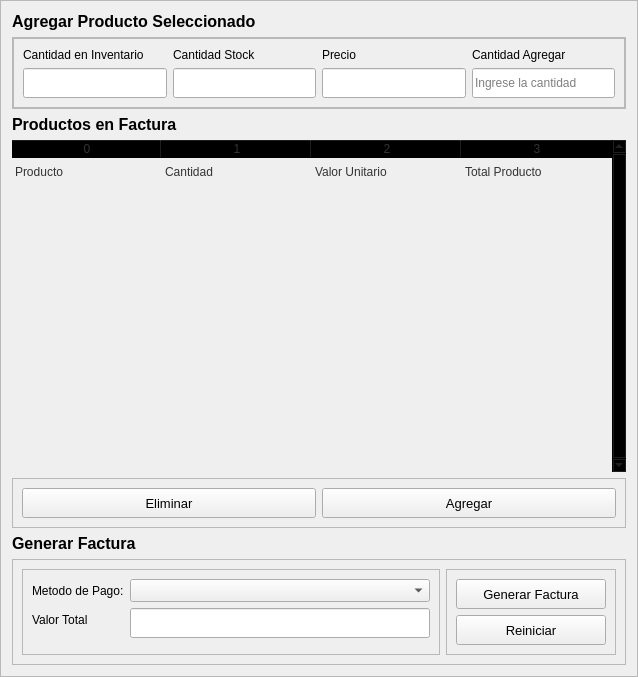
          <widget class="QFrame" name="frame_13">
           <property name="frameShape">
            <enum>QFrame::StyledPanel</enum>
           </property>
           <property name="frameShadow">
            <enum>QFrame::Raised</enum>
           </property>
           <layout class="QVBoxLayout" name="verticalLayout_19">
            <item>
             <widget class="QLabel" name="label_11">
              <property name="font">
               <font>
                <pointsize>10</pointsize>
                <italic>false</italic>
                <bold>false</bold>
               </font>
              </property>
              <property name="text">
               <string>&lt;html&gt;&lt;head/&gt;&lt;body&gt;&lt;p&gt;&lt;span style=&quot; font-size:12pt; font-weight:700;&quot;&gt;Agregar Producto Seleccionado&lt;/span&gt;&lt;/p&gt;&lt;/body&gt;&lt;/html&gt;</string>
              </property>
             </widget>
            </item>
            <item>
             <widget class="QFrame" name="frame_4">
              <property name="frameShape">
               <enum>QFrame::StyledPanel</enum>
              </property>
              <property name="frameShadow">
               <enum>QFrame::Raised</enum>
              </property>
              <layout class="QHBoxLayout" name="horizontalLayout_6">
               <property name="spacing">
                <number>0</number>
               </property>
               <property name="leftMargin">
                <number>0</number>
               </property>
               <property name="topMargin">
                <number>0</number>
               </property>
               <property name="rightMargin">
                <number>0</number>
               </property>
               <property name="bottomMargin">
                <number>0</number>
               </property>
               <item>
                <widget class="QFrame" name="frame_3">
                 <property name="frameShape">
                  <enum>QFrame::StyledPanel</enum>
                 </property>
                 <property name="frameShadow">
                  <enum>QFrame::Raised</enum>
                 </property>
                 <layout class="QGridLayout" name="gridLayout_2">
                  <item row="0" column="0">
                   <widget class="QLabel" name="labelVersion_37">
                    <property name="lineWidth">
                     <number>1</number>
                    </property>
                    <property name="text">
                     <string>Cantidad en Inventario</string>
                    </property>
                    <property name="alignment">
                     <set>Qt::AlignLeading|Qt::AlignLeft|Qt::AlignVCenter</set>
                    </property>
                   </widget>
                  </item>
                  <item row="0" column="1">
                   <widget class="QLabel" name="labelVersion_30">
                    <property name="lineWidth">
                     <number>1</number>
                    </property>
                    <property name="text">
                     <string>Cantidad Stock</string>
                    </property>
                    <property name="alignment">
                     <set>Qt::AlignLeading|Qt::AlignLeft|Qt::AlignVCenter</set>
                    </property>
                   </widget>
                  </item>
                  <item row="0" column="2">
                   <widget class="QLabel" name="labelVersion_36">
                    <property name="lineWidth">
                     <number>1</number>
                    </property>
                    <property name="text">
                     <string>Precio</string>
                    </property>
                    <property name="alignment">
                     <set>Qt::AlignLeading|Qt::AlignLeft|Qt::AlignVCenter</set>
                    </property>
                   </widget>
                  </item>
                  <item row="0" column="3">
                   <widget class="QLabel" name="labelVersion_38">
                    <property name="lineWidth">
                     <number>1</number>
                    </property>
                    <property name="text">
                     <string>Cantidad Agregar</string>
                    </property>
                    <property name="alignment">
                     <set>Qt::AlignLeading|Qt::AlignLeft|Qt::AlignVCenter</set>
                    </property>
                   </widget>
                  </item>
                  <item row="1" column="0">
                   <widget class="QLineEdit" name="canProSelText">
                    <property name="minimumSize">
                     <size>
                      <width>0</width>
                      <height>30</height>
                     </size>
                    </property>
                    <property name="text">
                     <string/>
                    </property>
                   </widget>
                  </item>
                  <item row="1" column="1">
                   <widget class="QLineEdit" name="textCantDis">
                    <property name="minimumSize">
                     <size>
                      <width>0</width>
                      <height>30</height>
                     </size>
                    </property>
                    <property name="text">
                     <string/>
                    </property>
                   </widget>
                  </item>
                  <item row="1" column="2">
                   <widget class="QLineEdit" name="textPrecioPro">
                    <property name="minimumSize">
                     <size>
                      <width>0</width>
                      <height>30</height>
                     </size>
                    </property>
                    <property name="text">
                     <string/>
                    </property>
                   </widget>
                  </item>
                  <item row="1" column="3">
                   <widget class="QLineEdit" name="textCantAdd">
                    <property name="minimumSize">
                     <size>
                      <width>0</width>
                      <height>30</height>
                     </size>
                    </property>
                    <property name="text">
                     <string/>
                    </property>
                    <property name="placeholderText">
                     <string>Ingrese la cantidad</string>
                    </property>
                   </widget>
                  </item>
                 </layout>
                </widget>
               </item>
              </layout>
             </widget>
            </item>
            <item>
             <widget class="QLabel" name="label_12">
              <property name="font">
               <font>
                <pointsize>10</pointsize>
                <italic>false</italic>
                <bold>false</bold>
               </font>
              </property>
              <property name="text">
               <string>&lt;html&gt;&lt;head/&gt;&lt;body&gt;&lt;p&gt;&lt;span style=&quot; font-size:12pt; font-weight:700;&quot;&gt;Productos en Factura&lt;/span&gt;&lt;/p&gt;&lt;/body&gt;&lt;/html&gt;</string>
              </property>
             </widget>
            </item>
            <item>
             <widget class="QTableWidget" name="tableFactura">
              <property name="sizePolicy">
               <sizepolicy hsizetype="Expanding" vsizetype="Expanding">
                <horstretch>0</horstretch>
                <verstretch>0</verstretch>
               </sizepolicy>
              </property>
              <property name="palette">
               <palette>
                <active>
                 <colorrole role="WindowText">
                  <brush brushstyle="SolidPattern">
                   <color alpha="255">
                    <red>51</red>
                    <green>51</green>
                    <blue>51</blue>
                   </color>
                  </brush>
                 </colorrole>
                 <colorrole role="Button">
                  <brush brushstyle="SolidPattern">
                   <color alpha="0">
                    <red>0</red>
                    <green>0</green>
                    <blue>0</blue>
                   </color>
                  </brush>
                 </colorrole>
                 <colorrole role="Text">
                  <brush brushstyle="SolidPattern">
                   <color alpha="255">
                    <red>51</red>
                    <green>51</green>
                    <blue>51</blue>
                   </color>
                  </brush>
                 </colorrole>
                 <colorrole role="ButtonText">
                  <brush brushstyle="SolidPattern">
                   <color alpha="255">
                    <red>51</red>
                    <green>51</green>
                    <blue>51</blue>
                   </color>
                  </brush>
                 </colorrole>
                 <colorrole role="Base">
                  <brush brushstyle="NoBrush">
                   <color alpha="255">
                    <red>0</red>
                    <green>0</green>
                    <blue>0</blue>
                   </color>
                  </brush>
                 </colorrole>
                 <colorrole role="Window">
                  <brush brushstyle="SolidPattern">
                   <color alpha="0">
                    <red>0</red>
                    <green>0</green>
                    <blue>0</blue>
                   </color>
                  </brush>
                 </colorrole>
                 <colorrole role="PlaceholderText">
                  <brush brushstyle="SolidPattern">
                   <color alpha="255">
                    <red>51</red>
                    <green>51</green>
                    <blue>51</blue>
                   </color>
                  </brush>
                 </colorrole>
                </active>
                <inactive>
                 <colorrole role="WindowText">
                  <brush brushstyle="SolidPattern">
                   <color alpha="255">
                    <red>51</red>
                    <green>51</green>
                    <blue>51</blue>
                   </color>
                  </brush>
                 </colorrole>
                 <colorrole role="Button">
                  <brush brushstyle="SolidPattern">
                   <color alpha="0">
                    <red>0</red>
                    <green>0</green>
                    <blue>0</blue>
                   </color>
                  </brush>
                 </colorrole>
                 <colorrole role="Text">
                  <brush brushstyle="SolidPattern">
                   <color alpha="255">
                    <red>51</red>
                    <green>51</green>
                    <blue>51</blue>
                   </color>
                  </brush>
                 </colorrole>
                 <colorrole role="ButtonText">
                  <brush brushstyle="SolidPattern">
                   <color alpha="255">
                    <red>51</red>
                    <green>51</green>
                    <blue>51</blue>
                   </color>
                  </brush>
                 </colorrole>
                 <colorrole role="Base">
                  <brush brushstyle="NoBrush">
                   <color alpha="255">
                    <red>0</red>
                    <green>0</green>
                    <blue>0</blue>
                   </color>
                  </brush>
                 </colorrole>
                 <colorrole role="Window">
                  <brush brushstyle="SolidPattern">
                   <color alpha="0">
                    <red>0</red>
                    <green>0</green>
                    <blue>0</blue>
                   </color>
                  </brush>
                 </colorrole>
                 <colorrole role="PlaceholderText">
                  <brush brushstyle="SolidPattern">
                   <color alpha="255">
                    <red>51</red>
                    <green>51</green>
                    <blue>51</blue>
                   </color>
                  </brush>
                 </colorrole>
                </inactive>
                <disabled>
                 <colorrole role="WindowText">
                  <brush brushstyle="SolidPattern">
                   <color alpha="255">
                    <red>51</red>
                    <green>51</green>
                    <blue>51</blue>
                   </color>
                  </brush>
                 </colorrole>
                 <colorrole role="Button">
                  <brush brushstyle="SolidPattern">
                   <color alpha="0">
                    <red>0</red>
                    <green>0</green>
                    <blue>0</blue>
                   </color>
                  </brush>
                 </colorrole>
                 <colorrole role="Text">
                  <brush brushstyle="SolidPattern">
                   <color alpha="255">
                    <red>51</red>
                    <green>51</green>
                    <blue>51</blue>
                   </color>
                  </brush>
                 </colorrole>
                 <colorrole role="ButtonText">
                  <brush brushstyle="SolidPattern">
                   <color alpha="255">
                    <red>51</red>
                    <green>51</green>
                    <blue>51</blue>
                   </color>
                  </brush>
                 </colorrole>
                 <colorrole role="Base">
                  <brush brushstyle="NoBrush">
                   <color alpha="255">
                    <red>0</red>
                    <green>0</green>
                    <blue>0</blue>
                   </color>
                  </brush>
                 </colorrole>
                 <colorrole role="Window">
                  <brush brushstyle="SolidPattern">
                   <color alpha="0">
                    <red>0</red>
                    <green>0</green>
                    <blue>0</blue>
                   </color>
                  </brush>
                 </colorrole>
                 <colorrole role="PlaceholderText">
                  <brush brushstyle="SolidPattern">
                   <color alpha="255">
                    <red>51</red>
                    <green>51</green>
                    <blue>51</blue>
                   </color>
                  </brush>
                 </colorrole>
                </disabled>
               </palette>
              </property>
              <property name="frameShape">
               <enum>QFrame::NoFrame</enum>
              </property>
              <property name="verticalScrollBarPolicy">
               <enum>Qt::ScrollBarAlwaysOn</enum>
              </property>
              <property name="sizeAdjustPolicy">
               <enum>QAbstractScrollArea::AdjustToContents</enum>
              </property>
              <property name="editTriggers">
               <set>QAbstractItemView::NoEditTriggers</set>
              </property>
              <property name="selectionMode">
               <enum>QAbstractItemView::SingleSelection</enum>
              </property>
              <property name="selectionBehavior">
               <enum>QAbstractItemView::SelectRows</enum>
              </property>
              <property name="showGrid">
               <bool>true</bool>
              </property>
              <property name="gridStyle">
               <enum>Qt::SolidLine</enum>
              </property>
              <property name="sortingEnabled">
               <bool>false</bool>
              </property>
              <attribute name="horizontalHeaderVisible">
               <bool>true</bool>
              </attribute>
              <attribute name="horizontalHeaderCascadingSectionResizes">
               <bool>true</bool>
              </attribute>
              <attribute name="horizontalHeaderDefaultSectionSize">
               <number>150</number>
              </attribute>
              <attribute name="horizontalHeaderStretchLastSection">
               <bool>true</bool>
              </attribute>
              <attribute name="verticalHeaderVisible">
               <bool>false</bool>
              </attribute>
              <attribute name="verticalHeaderCascadingSectionResizes">
               <bool>false</bool>
              </attribute>
              <attribute name="verticalHeaderHighlightSections">
               <bool>false</bool>
              </attribute>
              <attribute name="verticalHeaderStretchLastSection">
               <bool>false</bool>
              </attribute>
              <row>
               <property name="text">
                <string>New Row</string>
               </property>
               <property name="font">
                <font/>
               </property>
              </row>
              <row>
               <property name="text">
                <string>New Row</string>
               </property>
              </row>
              <row>
               <property name="text">
                <string>New Row</string>
               </property>
              </row>
              <row>
               <property name="text">
                <string>New Row</string>
               </property>
              </row>
              <row>
               <property name="text">
                <string>New Row</string>
               </property>
              </row>
              <row>
               <property name="text">
                <string>New Row</string>
               </property>
              </row>
              <row>
               <property name="text">
                <string>New Row</string>
               </property>
              </row>
              <row>
               <property name="text">
                <string>New Row</string>
               </property>
              </row>
              <row>
               <property name="text">
                <string>New Row</string>
               </property>
              </row>
              <row>
               <property name="text">
                <string>New Row</string>
               </property>
              </row>
              <column>
               <property name="text">
                <string>0</string>
               </property>
              </column>
              <column>
               <property name="text">
                <string>1</string>
               </property>
              </column>
              <column>
               <property name="text">
                <string>2</string>
               </property>
              </column>
              <column>
               <property name="text">
                <string>3</string>
               </property>
              </column>
              <item row="0" column="0">
               <property name="text">
                <string>Producto</string>
               </property>
              </item>
              <item row="0" column="1">
               <property name="text">
                <string>Cantidad</string>
               </property>
              </item>
              <item row="0" column="2">
               <property name="text">
                <string>Valor Unitario</string>
               </property>
              </item>
              <item row="0" column="3">
               <property name="text">
                <string>Total Producto</string>
               </property>
              </item>
             </widget>
            </item>
            <item>
             <widget class="QFrame" name="frame_11">
              <property name="frameShape">
               <enum>QFrame::StyledPanel</enum>
              </property>
              <property name="frameShadow">
               <enum>QFrame::Raised</enum>
              </property>
              <layout class="QHBoxLayout" name="horizontalLayout_4">
               <item>
                <widget class="QPushButton" name="venButtonDel">
                 <property name="minimumSize">
                  <size>
                   <width>150</width>
                   <height>30</height>
                  </size>
                 </property>
                 <property name="font">
                  <font>
                   <pointsize>10</pointsize>
                   <italic>false</italic>
                   <bold>false</bold>
                  </font>
                 </property>
                 <property name="cursor">
                  <cursorShape>PointingHandCursor</cursorShape>
                 </property>
                 <property name="text">
                  <string>Eliminar</string>
                 </property>
                 <property name="icon">
                  <iconset resource="../../resources.qrc">
                   <normaloff>:/icons/images/icons/cil-x-circle.png</normaloff>:/icons/images/icons/cil-x-circle.png</iconset>
                 </property>
                </widget>
               </item>
               <item>
                <widget class="QPushButton" name="venButtonAdd">
                 <property name="minimumSize">
                  <size>
                   <width>150</width>
                   <height>30</height>
                  </size>
                 </property>
                 <property name="font">
                  <font>
                   <pointsize>10</pointsize>
                   <italic>false</italic>
                   <bold>false</bold>
                  </font>
                 </property>
                 <property name="cursor">
                  <cursorShape>PointingHandCursor</cursorShape>
                 </property>
                 <property name="text">
                  <string>Agregar</string>
                 </property>
                 <property name="icon">
                  <iconset resource="../../resources.qrc">
                   <normaloff>:/icons/images/icons/cil-arrow-circle-bottom.png</normaloff>:/icons/images/icons/cil-arrow-circle-bottom.png</iconset>
                 </property>
                </widget>
               </item>
              </layout>
             </widget>
            </item>
            <item>
             <widget class="QLabel" name="label_15">
              <property name="font">
               <font>
                <pointsize>10</pointsize>
                <italic>false</italic>
                <bold>false</bold>
               </font>
              </property>
              <property name="text">
               <string>&lt;html&gt;&lt;head/&gt;&lt;body&gt;&lt;p&gt;&lt;span style=&quot; font-size:12pt; font-weight:700;&quot;&gt;Generar Factura&lt;/span&gt;&lt;/p&gt;&lt;/body&gt;&lt;/html&gt;</string>
              </property>
             </widget>
            </item>
            <item>
             <widget class="QFrame" name="frame_12">
              <property name="frameShape">
               <enum>QFrame::StyledPanel</enum>
              </property>
              <property name="frameShadow">
               <enum>QFrame::Raised</enum>
              </property>
              <layout class="QHBoxLayout" name="horizontalLayout_3">
               <item>
                <widget class="QFrame" name="frame_15">
                 <property name="frameShape">
                  <enum>QFrame::StyledPanel</enum>
                 </property>
                 <property name="frameShadow">
                  <enum>QFrame::Raised</enum>
                 </property>
                 <layout class="QFormLayout" name="formLayout_4">
                  <item row="0" column="0">
                   <widget class="QLabel" name="labelVersion_75">
                    <property name="lineWidth">
                     <number>1</number>
                    </property>
                    <property name="text">
                     <string>Metodo de Pago:</string>
                    </property>
                    <property name="alignment">
                     <set>Qt::AlignLeading|Qt::AlignLeft|Qt::AlignVCenter</set>
                    </property>
                   </widget>
                  </item>
                  <item row="0" column="1">
                   <widget class="QComboBox" name="comboBoxMetodo">
                    <property name="font">
                     <font>
                      <pointsize>10</pointsize>
                      <italic>false</italic>
                      <bold>false</bold>
                     </font>
                    </property>
                    <property name="autoFillBackground">
                     <bool>false</bool>
                    </property>
                    <property name="currentIndex">
                     <number>-1</number>
                    </property>
                    <property name="iconSize">
                     <size>
                      <width>16</width>
                      <height>16</height>
                     </size>
                    </property>
                    <property name="placeholderText">
                     <string>Seleccione una opción</string>
                    </property>
                    <property name="frame">
                     <bool>true</bool>
                    </property>
                    <item>
                     <property name="text">
                      <string>Fotocopiado</string>
                     </property>
                    </item>
                    <item>
                     <property name="text">
                      <string>Impresión</string>
                     </property>
                    </item>
                    <item>
                     <property name="text">
                      <string>Laminado</string>
                     </property>
                    </item>
                   </widget>
                  </item>
                  <item row="1" column="0">
                   <widget class="QLabel" name="labelVersion_35">
                    <property name="lineWidth">
                     <number>1</number>
                    </property>
                    <property name="text">
                     <string>Valor Total</string>
                    </property>
                    <property name="alignment">
                     <set>Qt::AlignLeading|Qt::AlignLeft|Qt::AlignVCenter</set>
                    </property>
                   </widget>
                  </item>
                  <item row="1" column="1">
                   <widget class="QLineEdit" name="TextTotal">
                    <property name="minimumSize">
                     <size>
                      <width>0</width>
                      <height>30</height>
                     </size>
                    </property>
                    <property name="text">
                     <string/>
                    </property>
                   </widget>
                  </item>
                 </layout>
                </widget>
               </item>
               <item>
                <widget class="QFrame" name="frame_5">
                 <property name="frameShape">
                  <enum>QFrame::StyledPanel</enum>
                 </property>
                 <property name="frameShadow">
                  <enum>QFrame::Raised</enum>
                 </property>
                 <layout class="QVBoxLayout" name="verticalLayout_6">
                  <item>
                   <widget class="QPushButton" name="venButtonFac">
                    <property name="minimumSize">
                     <size>
                      <width>150</width>
                      <height>30</height>
                     </size>
                    </property>
                    <property name="font">
                     <font>
                      <pointsize>10</pointsize>
                      <italic>false</italic>
                      <bold>false</bold>
                     </font>
                    </property>
                    <property name="cursor">
                     <cursorShape>PointingHandCursor</cursorShape>
                    </property>
                    <property name="text">
                     <string>Generar Factura</string>
                    </property>
                    <property name="icon">
                     <iconset resource="../../resources.qrc">
                      <normaloff>:/icons/images/icons/cil-input.png</normaloff>:/icons/images/icons/cil-input.png</iconset>
                    </property>
                   </widget>
                  </item>
                  <item>
                   <widget class="QPushButton" name="venButtonRei">
                    <property name="minimumSize">
                     <size>
                      <width>150</width>
                      <height>30</height>
                     </size>
                    </property>
                    <property name="font">
                     <font>
                      <pointsize>10</pointsize>
                      <italic>false</italic>
                      <bold>false</bold>
                     </font>
                    </property>
                    <property name="cursor">
                     <cursorShape>PointingHandCursor</cursorShape>
                    </property>
                    <property name="text">
                     <string>Reiniciar</string>
                    </property>
                    <property name="icon">
                     <iconset resource="../../resources.qrc">
                      <normaloff>:/icons/images/icons/cil-history.png</normaloff>:/icons/images/icons/cil-history.png</iconset>
                    </property>
                   </widget>
                  </item>
                 </layout>
                </widget>
               </item>
              </layout>
             </widget>
            </item>
           </layout>
          </widget>
